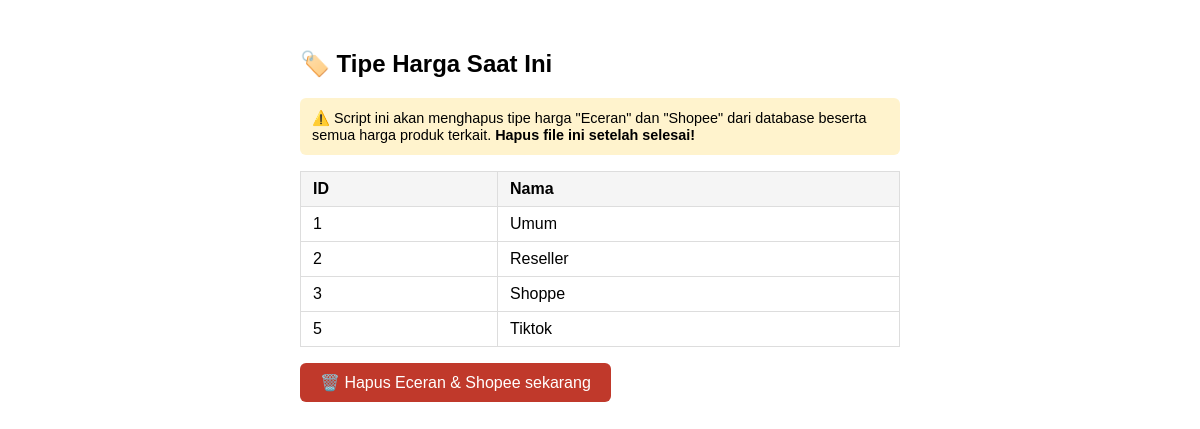
/admin/fix_price_types.php (signed in), run on the app's committed database.
### tables this page shows
CREATE TABLE `price_types` (
  `id` int(11) NOT NULL,
  `name` varchar(50) NOT NULL
);

### admin/fix_price_types.php (the view, shortened to what this page needs)
<?php
$db = Database::conn();
$rows = $db->query("SELECT id, name FROM price_types ORDER BY id")->fetchAll(PDO::FETCH_ASSOC);
?>
<!DOCTYPE html><html><head><meta charset="utf-8"><title>Fix Price Types</title>
</head><body>
<h2>🏷️ Tipe Harga Saat Ini</h2>
<div class="warn">⚠️ Script ini akan menghapus tipe harga "Eceran" dan "Shopee" dari database beserta semua harga produk terkait. <b>Hapus file ini setelah selesai!</b></div>
<table>
<tr><th>ID</th><th>Nama</th></tr>
<?php foreach ($rows as $r): ?>
<tr><td><?= $r['id'] ?></td><td><?= htmlspecialchars($r['name']) ?></td></tr>
<?php endforeach; ?>
</table>
<?php if (!isset($_GET['do_delete'])): ?>
<a href="?do_delete=1" class="btn" onclick="return confirm('Yakin hapus Eceran dan Shopee/Shoppe?')">🗑️ Hapus Eceran & Shopee sekarang</a>
<?php else: ?>
<p><a href="/admin/import_prices.php">← Kembali ke Import Harga</a> | <b>Segera hapus file fix_price_types.php ini!</b></p>
<?php endif; ?>
</body></html>

### admin/fix_price_types.php (style rules this page uses)
body { font-family:sans-serif;padding:30px;max-width:600px;margin:auto; }
table { width:100%;border-collapse:collapse;margin:16px 0; }
th,td { border:1px solid #ddd;padding:8px 12px;text-align:left; }
th { background:#f5f5f5; }
.btn { display:inline-block;padding:10px 20px;background:#c0392b;color:#fff;text-decoration:none;border-radius:6px; }
.warn { background:#fff3cd;padding:12px;border-radius:6px;margin-bottom:16px;font-size:0.9rem; }

### data on the page
price_types: id "1", name "Umum"
price_types: id "2", name "Reseller"
price_types: id "3", name "Shoppe"
price_types: id "5", name "Tiktok"
